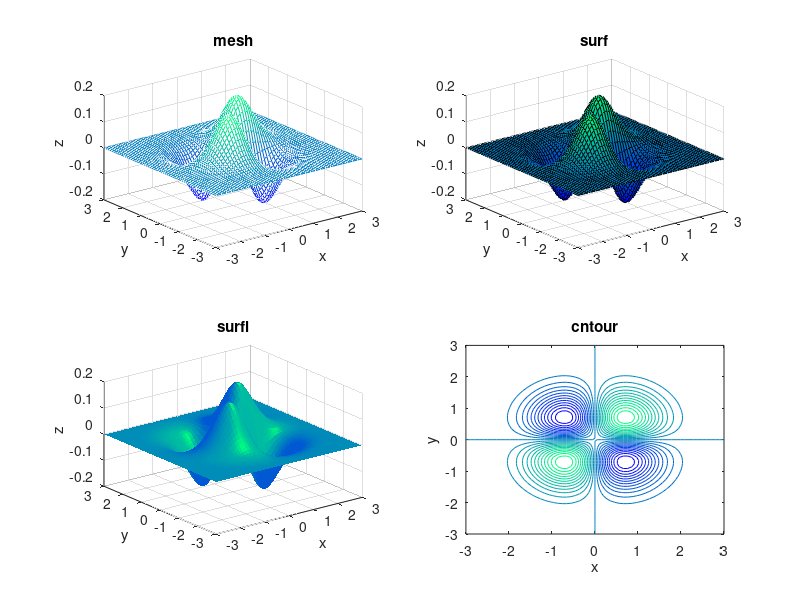

MATLAB code for this plot:
%% ch03v07
% subplot

%% cleaning
clc;
clear;
%% set parameters
n = 60;
xmin = -3;
xmax = +3;
ymin = -3;
ymax = +3;
%% make grid
x = linspace(xmin, xmax, n);
y = linspace(ymin, ymax, n);
[X, Y] = meshgrid(x, y);

%% calculate function z=f(x, y)
Z = (X.*Y).*exp(-(X.*X+Y.*Y));

%% mesh
subplot(2, 2, 1);
mesh(X, Y, Z);
xlabel('x');
ylabel('y');
zlabel('z');
title('mesh');

%% surf
subplot(2, 2, 2);
surf(X, Y, Z);
xlabel('x');
ylabel('y');
zlabel('z');
title('surf');

%% surfl
subplot(2, 2, 3);
surfl(X, Y, Z);
xlabel('x');
ylabel('y');
zlabel('z');
colormap winter;
shading flat;
title('surfl');

%% contour
subplot(2, 2, 4);
contour(X, Y, Z, 25);
xlabel('x');
ylabel('y');
title('cntour');
